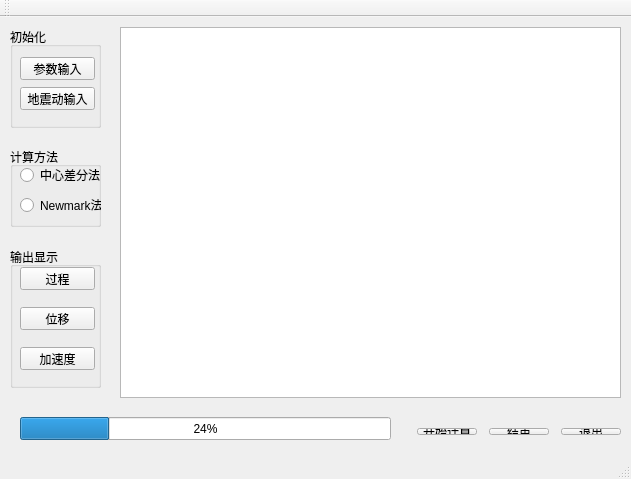
<?xml version="1.0" encoding="UTF-8"?>
<ui version="4.0">
 <class>MainWindow</class>
 <widget class="QMainWindow" name="MainWindow">
  <property name="geometry">
   <rect>
    <x>0</x>
    <y>0</y>
    <width>631</width>
    <height>479</height>
   </rect>
  </property>
  <property name="windowTitle">
   <string>MainWindow</string>
  </property>
  <widget class="QWidget" name="centralWidget">
   <widget class="QGraphicsView" name="graphicsView">
    <property name="geometry">
     <rect>
      <x>120</x>
      <y>10</y>
      <width>501</width>
      <height>371</height>
     </rect>
    </property>
   </widget>
   <widget class="QProgressBar" name="progressBar">
    <property name="geometry">
     <rect>
      <x>20</x>
      <y>400</y>
      <width>371</width>
      <height>23</height>
     </rect>
    </property>
    <property name="value">
     <number>24</number>
    </property>
   </widget>
   <widget class="QGroupBox" name="groupBox">
    <property name="geometry">
     <rect>
      <x>10</x>
      <y>10</y>
      <width>91</width>
      <height>101</height>
     </rect>
    </property>
    <property name="title">
     <string>初始化</string>
    </property>
    <widget class="QPushButton" name="pushButton_4">
     <property name="geometry">
      <rect>
       <x>10</x>
       <y>30</y>
       <width>75</width>
       <height>23</height>
      </rect>
     </property>
     <property name="text">
      <string>参数输入</string>
     </property>
    </widget>
    <widget class="QPushButton" name="pushButton_7">
     <property name="geometry">
      <rect>
       <x>10</x>
       <y>60</y>
       <width>75</width>
       <height>23</height>
      </rect>
     </property>
     <property name="text">
      <string>地震动输入</string>
     </property>
    </widget>
   </widget>
   <widget class="QGroupBox" name="groupBox_2">
    <property name="geometry">
     <rect>
      <x>10</x>
      <y>130</y>
      <width>91</width>
      <height>80</height>
     </rect>
    </property>
    <property name="title">
     <string>计算方法</string>
    </property>
    <widget class="QRadioButton" name="radioButton">
     <property name="geometry">
      <rect>
       <x>10</x>
       <y>20</y>
       <width>89</width>
       <height>16</height>
      </rect>
     </property>
     <property name="text">
      <string>中心差分法</string>
     </property>
    </widget>
    <widget class="QRadioButton" name="radioButton_2">
     <property name="geometry">
      <rect>
       <x>10</x>
       <y>50</y>
       <width>89</width>
       <height>16</height>
      </rect>
     </property>
     <property name="text">
      <string>Newmark法</string>
     </property>
    </widget>
   </widget>
   <widget class="QGroupBox" name="groupBox_3">
    <property name="geometry">
     <rect>
      <x>10</x>
      <y>230</y>
      <width>91</width>
      <height>141</height>
     </rect>
    </property>
    <property name="title">
     <string>输出显示</string>
    </property>
    <widget class="QPushButton" name="pushButton_3">
     <property name="geometry">
      <rect>
       <x>10</x>
       <y>20</y>
       <width>75</width>
       <height>23</height>
      </rect>
     </property>
     <property name="text">
      <string>过程</string>
     </property>
    </widget>
    <widget class="QPushButton" name="pushButton_5">
     <property name="geometry">
      <rect>
       <x>10</x>
       <y>60</y>
       <width>75</width>
       <height>23</height>
      </rect>
     </property>
     <property name="text">
      <string>位移</string>
     </property>
    </widget>
    <widget class="QPushButton" name="pushButton_6">
     <property name="geometry">
      <rect>
       <x>10</x>
       <y>100</y>
       <width>75</width>
       <height>23</height>
      </rect>
     </property>
     <property name="text">
      <string>加速度</string>
     </property>
    </widget>
   </widget>
   <widget class="QWidget" name="layoutWidget">
    <property name="geometry">
     <rect>
      <x>400</x>
      <y>400</y>
      <width>239</width>
      <height>29</height>
     </rect>
    </property>
    <layout class="QHBoxLayout" name="horizontalLayout">
     <item>
      <widget class="QPushButton" name="startCalc">
       <property name="maximumSize">
        <size>
         <width>60</width>
         <height>16777215</height>
        </size>
       </property>
       <property name="text">
        <string>开始计算</string>
       </property>
      </widget>
     </item>
     <item>
      <widget class="QPushButton" name="pushButton_2">
       <property name="maximumSize">
        <size>
         <width>60</width>
         <height>16777215</height>
        </size>
       </property>
       <property name="text">
        <string>结束</string>
       </property>
      </widget>
     </item>
     <item>
      <widget class="QPushButton" name="pushButton_8">
       <property name="maximumSize">
        <size>
         <width>60</width>
         <height>16777215</height>
        </size>
       </property>
       <property name="text">
        <string>退出</string>
       </property>
      </widget>
     </item>
    </layout>
   </widget>
  </widget>
  <widget class="QMenuBar" name="menuBar">
   <property name="geometry">
    <rect>
     <x>0</x>
     <y>0</y>
     <width>631</width>
     <height>24</height>
    </rect>
   </property>
  </widget>
  <widget class="QToolBar" name="mainToolBar">
   <attribute name="toolBarArea">
    <enum>TopToolBarArea</enum>
   </attribute>
   <attribute name="toolBarBreak">
    <bool>false</bool>
   </attribute>
  </widget>
  <widget class="QStatusBar" name="statusBar"/>
 </widget>
 <layoutdefault spacing="6" margin="11"/>
 <resources/>
 <connections/>
</ui>
